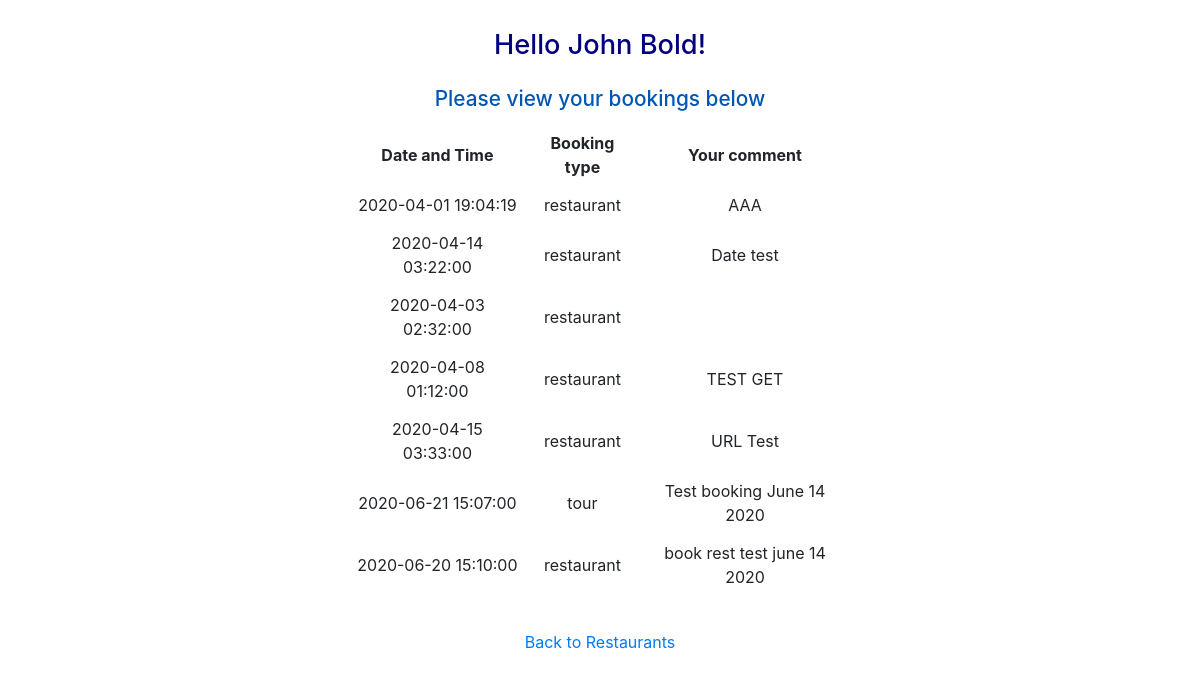
Page /pages/dining/view-bookings-rest.php on the committed database.
### tables this page shows
CREATE TABLE `clients` (
  `id` int(11) NOT NULL,
  `name` varchar(50) DEFAULT NULL,
  `phone` varchar(50) DEFAULT NULL,
  `email` varchar(50) DEFAULT NULL
);

CREATE TABLE `bookings` (
  `id` int(11) NOT NULL,
  `start_date` datetime DEFAULT NULL,
  `client_id` int(11) NOT NULL,
  `item_type` varchar(100) NOT NULL,
  `item_id` int(11) NOT NULL,
  `comment` text NOT NULL
);

### database/connect.php (called while the page is built, shortened)
<?php
$tempUserId=1;
?>

### pages/dining/view-bookings-rest.php (the view)
<?php
require_once "../../include/header-open-only.php";
require_once '../../database/connect.php';
$sql1 = "SELECT name FROM clients WHERE id = :id";
$pst = $dbcon->prepare($sql1);
$pst->bindParam(':id', $tempUserId);
$pst->execute();
$client = $pst->fetch(PDO::FETCH_COLUMN);
$sql2 = "SELECT * FROM bookings WHERE client_id = :client_id";
$pst = $dbcon->prepare($sql2);
$pst->bindParam(':client_id', $tempUserId);
$pst->execute();
$bookings = $pst->fetchAll(PDO::FETCH_OBJ);
?>
<br>
<h1>Hello <?php echo ($client ? $client.'!' : 'Guest!') ?> </h1>
<div class= "center">
    <h2>Please view your bookings below</h2>
    <table class= "center">
        <thead>
        <tr>
            <th>Date and Time</th>
            <th>Booking type</th>
            <th>Your comment</th>
        </tr>
        </thead>
        <tbody>
        <?php foreach($bookings as $booking) { ?>
            <tr>
                <td><?php echo $booking->start_date; ?></td>
                <td><?php echo $booking->item_type; ?></td>
                <td><?php echo $booking->comment; ?></td>
            </tr>
    <?php } ?>
        </tbody>
    </table>
    <br>
    <a href="dining.php" >Back to Restaurants</a>
</div>

### css/common.css (style rules this page uses)
html { font-family: Helvetica; box-sizing: border-box; margin:0; padding:0; }
body { max-width: 1100px; margin: 0 auto; }
h1 { font-size: 1.7em; margin-bottom: 25px; text-align: center; color: navy; }
h2 { font-size: 1.3em; margin-bottom: 12px; color: #0056b3; }
.center { margin: 10px auto; max-width: 500px; text-align: center; }
table { padding: 7px; }
table tr th, table tr td { padding: 7px; }

### rows in the picture
clients: name "John Bold"
bookings: start_date "2020-04-01 19:04:19", item_type "restaurant", comment "AAA"
bookings: start_date "2020-04-14 03:22:00", item_type "restaurant", comment "Date test"
bookings: start_date "2020-04-03 02:32:00", item_type "restaurant"
bookings: start_date "2020-04-08 01:12:00", item_type "restaurant", comment "TEST GET"
bookings: start_date "2020-04-15 03:33:00", item_type "restaurant", comment "URL Test"
bookings: start_date "2020-06-21 15:07:00", item_type "tour", comment "Test booking June 14 2020"
bookings: start_date "2020-06-20 15:10:00", item_type "restaurant", comment "book rest test june 14 2020"
